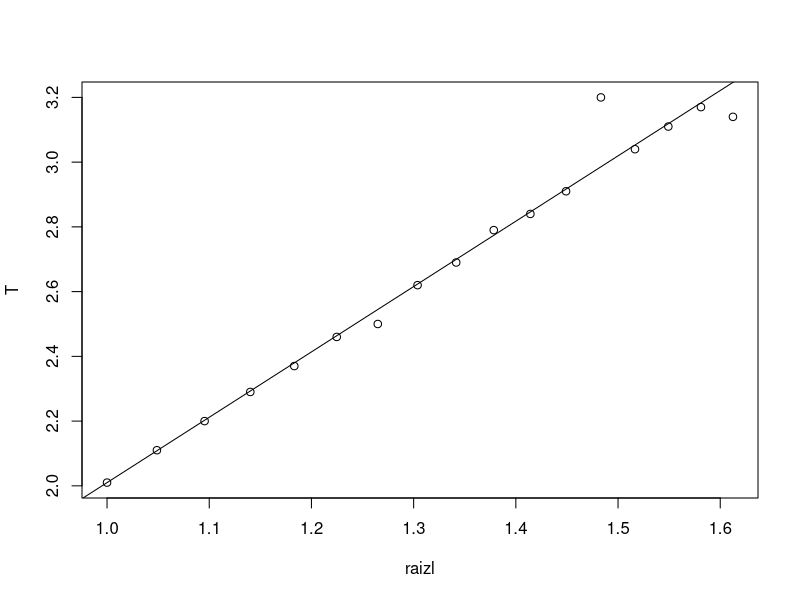

Here is the R script that generated this plot:
# 1) Datos
l=c(100,	110,	120,	130,	140,	150,	160,	170,	180,	190,	200,	210,	220,	230,	240,	250,	260)
T=c(2.01,	2.11,	2.20,	2.29,	2.37,	2.46,	2.5,	2.62,	2.69,	2.79,	2.84,	2.91,	3.2,	3.04,	3.11,	3.17,	3.14)
l = l /100 # porque está en centímetros y hay que pasar a metros

# 2) transformar 
raizl = l ** 0.5
plot(raizl,T)
l1=lm(T~raizl)
abline(l1)

m = l1$coefficients[2]
g = (4 * pi ** 2) / (m ** 2)
g

summary(l1)$r.squared